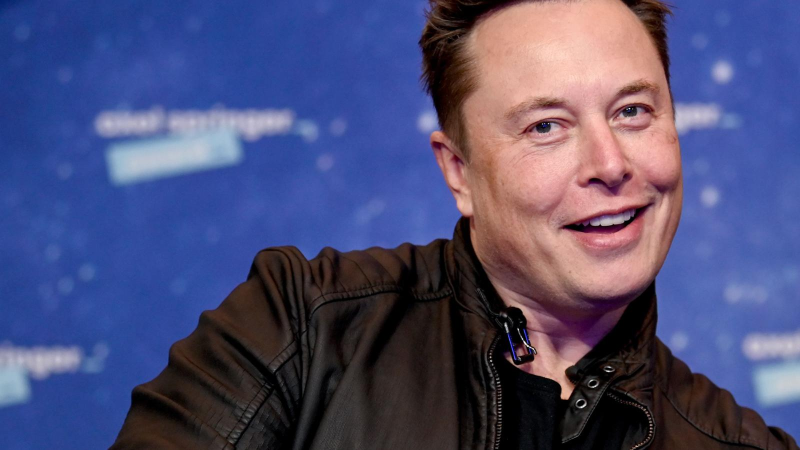
#> input picture Proyecto/resources/Elon.jpg, 1600 x 900 px, found by its file name (shown at 1/2 size)
$ python Fresnel_Bluestein.py
#> lines starting #> are read from the running program, lines starting #| are printed output that depends on the picture
### Proyecto/resources/functions.py
import numpy as np
import matplotlib.pyplot as plt
import cv2

#Definimos unidades
nm = 1e-9
um = 1e-6
mm = 1e-3
cm = 1e-2
m = 1

#Función para crear rejillas circulares con diferentes coordenadas y tamaños
# [18 lines left out: function Mask_Circle, not called in this run]

#Función para gráficar matrices complejas
def Complex_Plot(matrix,kind,log,axs,fig = 0, colbar = False):
  #matrix: matriz a gráficar
  #kind: I=Intensidad, A=Amplitud, P=Fase
  #log: 1 si se desea escala logarítmica 0 en caso contrario
  plt.set_cmap('gist_gray')
  if (kind=='I'):
    matrix_to_plot=np.abs(matrix)**2
  elif (kind=='A'):
    matrix_to_plot=np.abs(matrix)
  elif (kind=='P'):
     matrix_to_plot=np.angle(matrix)
  if (log==1):
    image = axs.imshow(np.log(matrix_to_plot + 0.0000001))
  elif (log==0):
    image = axs.imshow(matrix_to_plot)
  if (colbar):
    fig.colorbar(image, ax = axs)
  return

""" Función de Difracción Discreta por Transformada de Fresnel usando FFTs"""
# [70 lines left out: functions Fresnel_Transform, Inverse_Fresnel_Transform, not called in this run]

def Random_Phase_Plate(shape):
    #Shape: tupla correspondiente a las dimensiones del plato de fase aleatoria
    random_nums=np.random.uniform(low=0.0, high=1.0, size=shape)
    plate=np.exp(1j*2*np.pi*random_nums)
    return plate

def PlaneWave(M,N,angleX,angleY,dx,dy,w_length):
    Mcenter=int(M/2)
    Ncenter=int(N/2)

    x=np.arange(-Mcenter+1,Mcenter+1)
    y=np.arange(-Ncenter+1,Ncenter+1)

    X,Y=np.meshgrid(x,y)

    k=2*np.pi/w_length

    Ax=np.cos(angleX)
    Ay=np.cos(angleY)

    wave=np.exp(1j*k*(Ax*X*dx+Ay*Y*dy))

    return wave


def Fresnel_Bluestein(matrix,z,w_length,d0,df):
    N=np.shape(matrix)[0]
    k=(2*np.pi)/w_length

    x0=np.arange(-int(N/2),int(N/2),1)
    y0=np.arange(-int(N/2),int(N/2),1)
    n0,m0=np.meshgrid(x0,y0)

    di=1/(N*d0)

    f1=matrix*np.exp((1j*k/(2*z))*(d0*(d0-df)*n0**2+d0*(d0-df)*m0**2))
    F1=np.fft.fftn(f1)

    f2=np.exp((1j*k/(2*z))*(d0*df*n0**2+d0*df*m0**2))
    F2=np.fft.fftn(f2)

    x=np.arange(-int(N/2),int(N/2),1)
    y=np.arange(-int(N/2),int(N/2),1)
    n,m=np.meshgrid(x,y)

    u1=np.exp(1j*k*z)/(1j*w_length*z)
    u2=np.exp((-1j*k/(2*z))*(df*(d0-df)*n**2+df*(d0-df)*m**2))
    u3=np.fft.ifftn(F1*F2)

    U_z=u1*u2*u3

    return np.fft.fftshift(U_z)

def Inverse_Fresnel_Bluestein(matrix,z,w_length,d0,df):
    N=np.shape(matrix)[0]
    k=(2*np.pi)/w_length


    di=1/(N*d0)

    x0=np.arange(-int(N/2),int(N/2),1)
    y0=np.arange(-int(N/2),int(N/2),1)
    n0,m0=np.meshgrid(x0,y0)

    f1=matrix*np.exp((-1j*k/(2*z))*(df*(df-d0)*n0**2+df*(df-d0)*m0**2))
    F1=np.fft.ifftn(f1)

    f2=np.exp((-1j*k/(2*z))*(df*d0*n0**2+df*d0*m0**2))
    F2=np.fft.ifftn(f2)

    x=np.arange(-int(N/2),int(N/2),1)
    y=np.arange(-int(N/2),int(N/2),1)
    n,m=np.meshgrid(x,y)

    u1=np.exp(1j*k*z)/(1j*w_length*z)
    u2=np.exp((1j*k/(2*z))*(d0*(df-d0)*n**2+df*(df-d0)*m**2))
    u3=np.fft.fftn(F1*F2)

    U_z=u1*u2*u3

    return np.fft.fftshift(U_z)

### Proyecto/Fresnel_Bluestein.py

from resources.functions import *

w_length=633*nm

bob=cv2.imread('Proyecto/resources/elon.jpg',0)[:900,700:1600]
#> bob: shape (900, 900); min 0, max 255, mean 90.8
Complex_Plot(bob,'A',0, plt)
plt.show()
beso=cv2.imread('Proyecto/resources/bezos.jpg',0)[:900,700:1600]
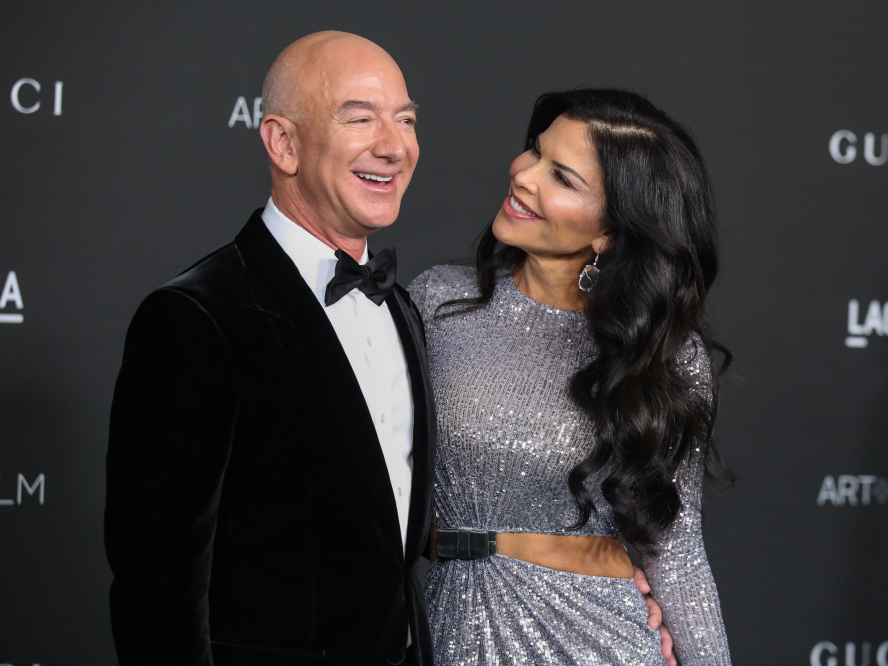
#> input picture Proyecto/resources/Bezos.jpg, 2664 x 1998 px, found by its file name (shown at 1/3 size)
#> beso: shape (900, 900); min 1, max 255, mean 86.6
Complex_Plot(beso,'A',0, plt)
plt.show()
shape=np.shape(bob)
#> shape = (900, 900)
dx=5*um #tamaño de imagen al rededor de los 0.5cm

r1=Random_Phase_Plate(shape)
r2=Random_Phase_Plate(shape)

def Object_Arm(image,r1,r2,z1,z2,w_length,dx,C1):
    U1=Fresnel_Bluestein(C1*image*r1,z1,w_length,dx,dx)
    UCCDo=Fresnel_Bluestein(U1*r2,z2,w_length,dx,dx)

    return UCCDo

def Host_Arm(host, phase, NDF2, z3, w_length, dx0):
    imageh = NDF2*host*np.exp(1j*phase)
    UCCD_host = Fresnel_Bluestein(imageh,z3,w_length,dx,dx)

    return UCCD_host

UCCD=Object_Arm(beso,r1,r2,4*cm,4*cm,w_length,dx,0.00000000001)

UCCD_host = Host_Arm(bob, 0, 1, 5*cm, w_length, dx)


#Phase Shifting

U_host0= Host_Arm(bob, 0, 1, 5*cm, w_length, dx)
U_host90= Host_Arm(bob, np.pi/2, 1,  5*cm, w_length, dx)
U_host180= Host_Arm(bob, np.pi, 1,  5*cm, w_length, dx)

PW=PlaneWave(900,900,np.pi/2,np.pi/2,dx,dx,w_length)

I0=np.abs(U_host0+PW)**2
I90=np.abs(U_host90+PW)**2
I180=np.abs(U_host180+PW)**2

host_phase=np.angle(PW)+np.arctan2((2*I90-I0-I180),(I180-I0))
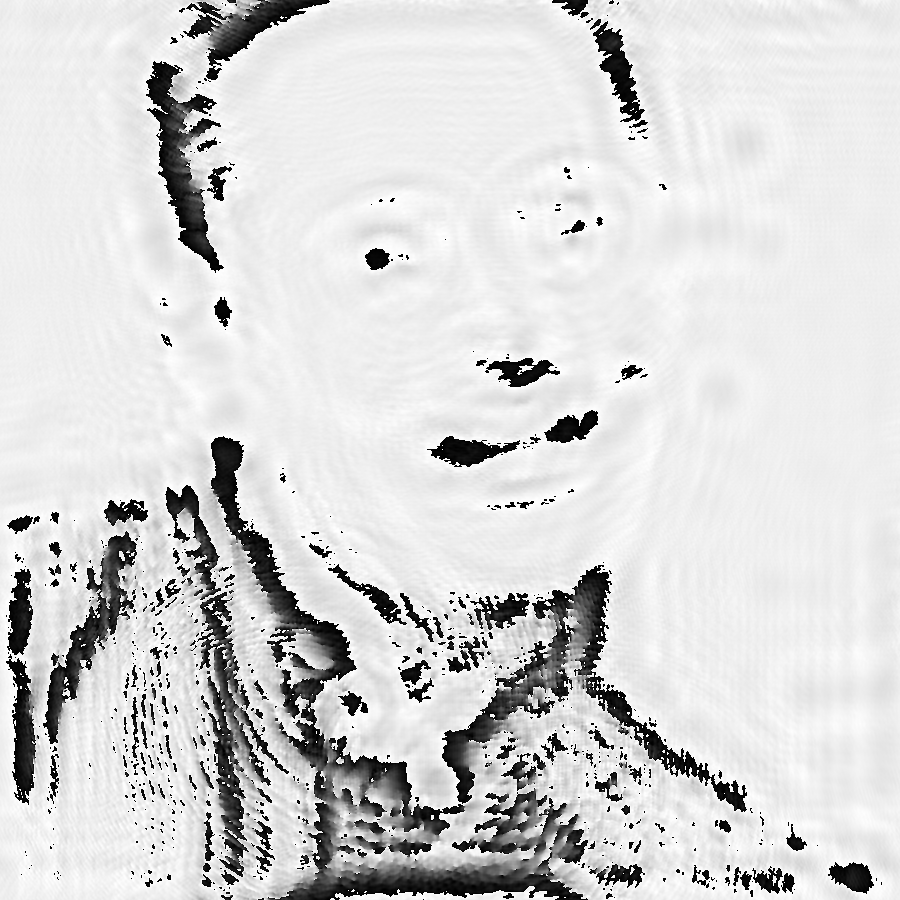
#> host_phase: shape (900, 900) float64; min -3.14, max 3.14, mean 2.12; drawn with min black and max white
host_amplitude=np.sqrt((1/2)*(I0+I180)-np.abs(PW)**2)
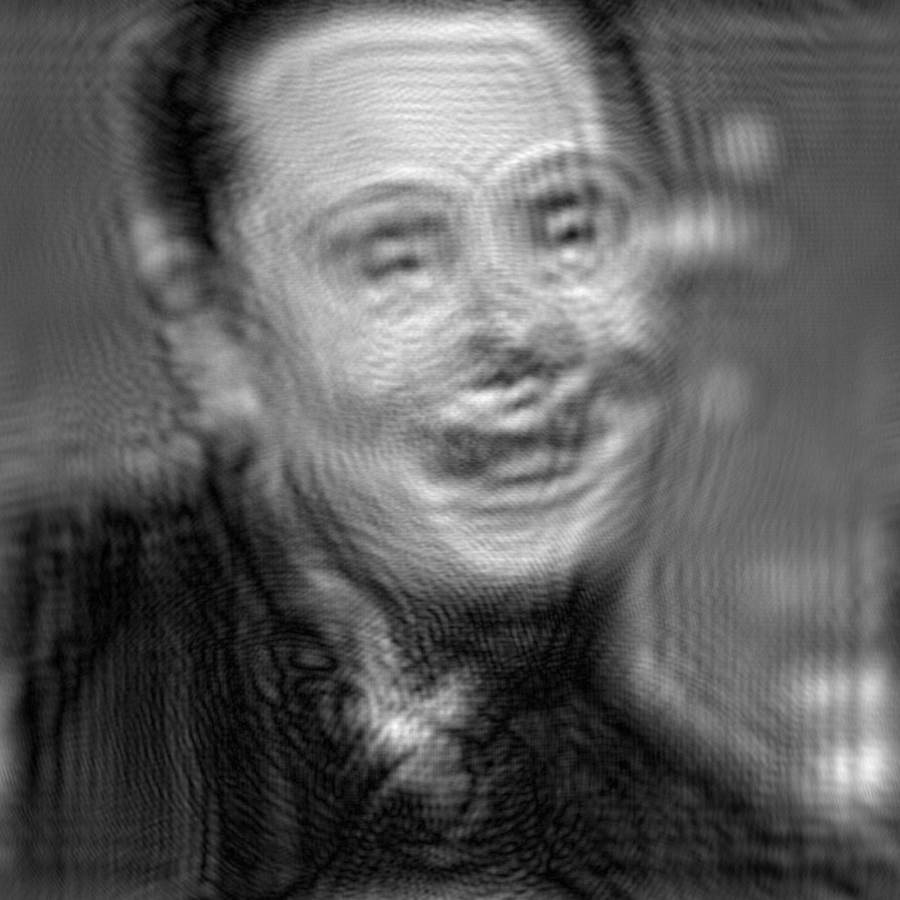
#> host_amplitude: shape (900, 900) float64; min 1.2e+09, max 9.91e+12, mean 3.67e+12; drawn with min black and max white

U_host_rec=host_amplitude*np.exp(1j*host_phase)

bob_rec=Inverse_Fresnel_Bluestein(U_host_rec,5*cm,w_length,dx,dx)


fig3, axs = plt.subplots(1, 2,sharey=True)
Complex_Plot(bob,'A',0,axs[0],fig3)
axs[0].set_title('Imagen Original')
Complex_Plot(bob_rec,'A',0,axs[1],fig3)
axs[1].set_title('Imagen Reconstruida')
fig3.supxlabel(r'5$\mu m$ por píxel')
plt.show()

# Decryption

UCCD=Object_Arm(beso,r1,r2,4*cm,4*cm,w_length,dx,0.00000000001)
I0=np.abs(UCCD+U_host0)**2
I90=np.abs(UCCD+U_host90)**2
I180=np.abs(UCCD+U_host180)**2


fig4, axs = plt.subplots(1, 1,sharey=True)
Complex_Plot(I0,'A',0,axs,fig4)
axs.set_title('Patrón de Difracción con Información Oculta')
fig4.supxlabel(r'11.25$\mu m$ por píxel')
plt.show()


host_with_object=Inverse_Fresnel_Bluestein(UCCD+U_host0, 5*cm,w_length,dx,dx)
fig4, axs = plt.subplots(1, 1,sharey=True)
Complex_Plot(host_with_object,'I',0,axs,fig4)
axs.set_title('Imagen Anfitriona con Información Encriptada y Oculta')
fig4.supxlabel(r'5$\mu m$ por píxel')
plt.show()

obj_phase=np.angle(U_host0)-np.arctan2((2*I90-I0-I180),(I180-I0))
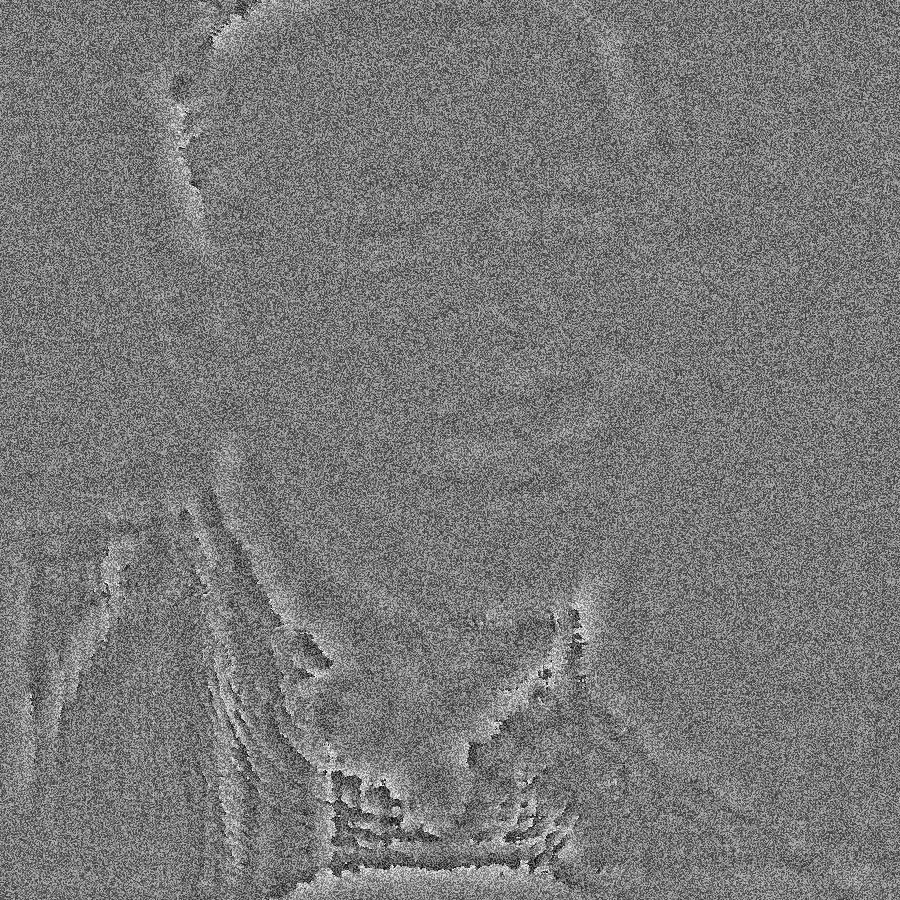
#> obj_phase: shape (900, 900) float64; min -6.28, max 6.27, mean -0.329; drawn with min black and max white
obj_amplitude=np.sqrt(1/2*(I0+I180)-np.abs(U_host0)**2)
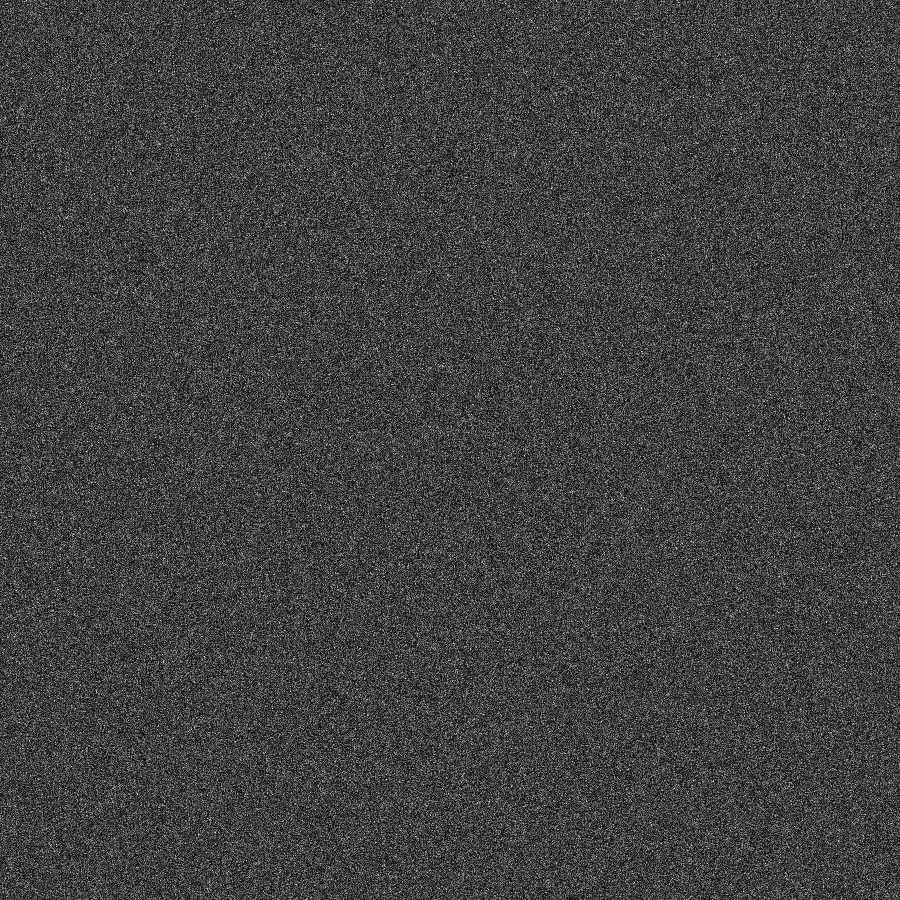
#> obj_amplitude: shape (900, 900) float64; min 2.25e+09, max 4.49e+12, mean 1.15e+12; drawn with min black and max white

object_rec=obj_amplitude*np.exp(1j*obj_phase)
o1=Inverse_Fresnel_Bluestein(object_rec,4*cm,w_length,dx,dx)
o1=o1*np.conjugate(r2)
object_dec=Inverse_Fresnel_Bluestein(o1,4*cm,w_length,dx,dx)
object_dec=object_dec*np.conjugate(r1)

Complex_Plot(object_dec,'A',0,plt)
#> in Complex_Plot (call 7), `matrix_to_plot=np.abs(matrix)`:
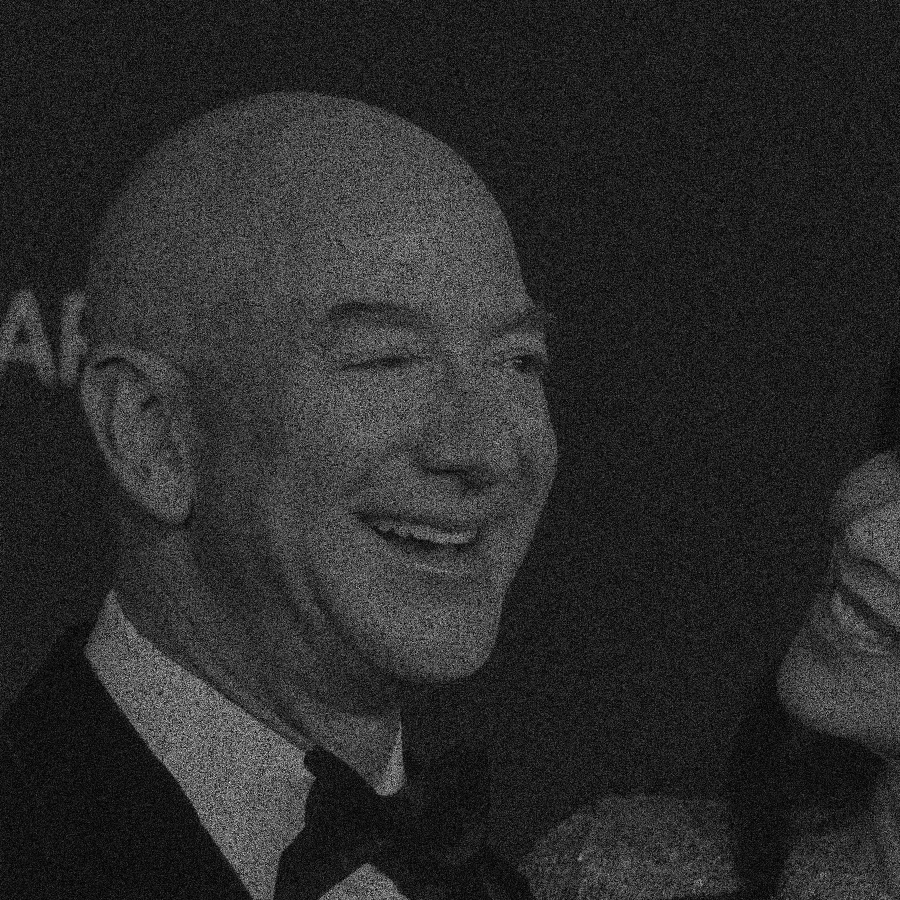
#> matrix_to_plot: shape (900, 900) float64; min 2.42e+18, max 1.48e+22, mean 2.55e+21; drawn with min black and max white
plt.title('Imagen huésped reconstruida')
plt.xlabel(r'5$\mu m$ por píxel')
plt.show()
